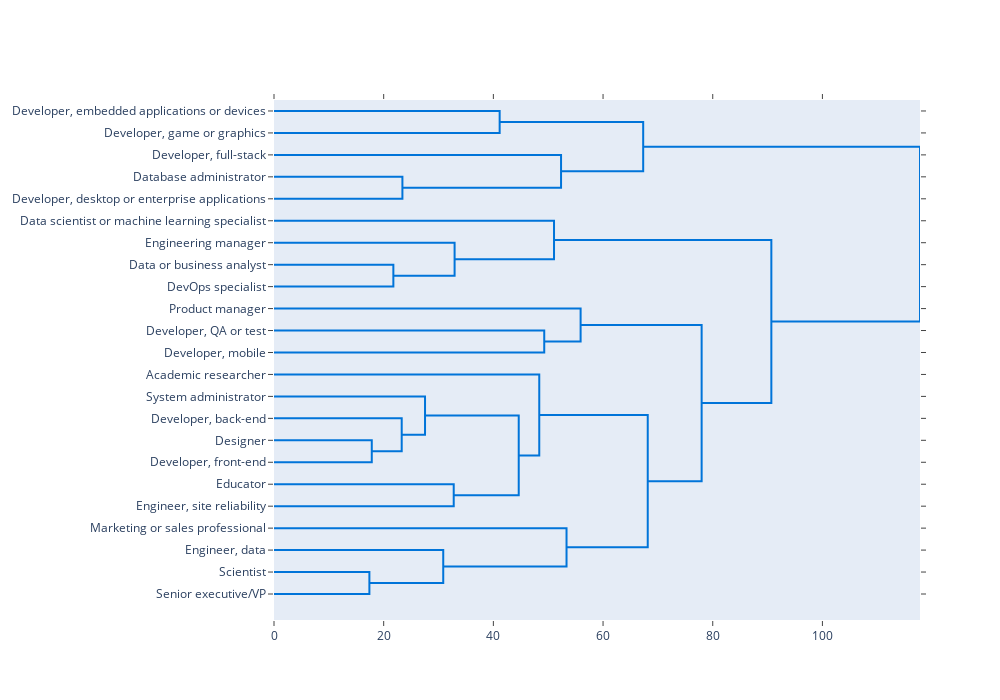

Write notebook code for a chart like this one.
### Code cell
import plotly.figure_factory as ff
fig = ff.create_dendrogram(skills, labels=roles, orientation='left', color_threshold=0)
fig.update_layout(height=700, width=1000, showlegend=False)
fig.show()

### Figure 1 — Plotly figure (JSON) as saved in the notebook; plotly's stock layout.template omitted (floating-point values rounded to 4 significant figures)
{"data": [{"hoverinfo": "text", "marker": {"color": "rgb(0,116,217)"}, "mode": "lines", "type": "scatter", "x": [0, 41.14, 41.14, 0], "xaxis": "x", "y": [-5, -5, -15, -15], "yaxis": "y"}, {"hoverinfo": "text", "marker": {"color": "rgb(0,116,217)"}, "mode": "lines", "type": "scatter", "x": [0, 23.42, 23.42, 0], "xaxis": "x", "y": [-35, -35, -45, -45], "yaxis": "y"}, {"hoverinfo": "text", "marker": {"color": "rgb(0,116,217)"}, "mode": "lines", "type": "scatter", "x": [0, 52.34, 52.34, 23.42], "xaxis": "x", "y": [-25, -25, -40, -40], "yaxis": "y"}, {"hoverinfo": "text", "marker": {"color": "rgb(0,116,217)"}, "mode": "lines", "type": "scatter", "x": [41.14, 67.32, 67.32, 52.34], "xaxis": "x", "y": [-10, -10, -32.5, -32.5], "yaxis": "y"}, {"hoverinfo": "text", "marker": {"color": "rgb(0,116,217)"}, "mode": "lines", "type": "scatter", "x": [0, 21.76, 21.76, 0], "xaxis": "x", "y": [-75, -75, -85, -85], "yaxis": "y"}, {"hoverinfo": "text", "marker": {"color": "rgb(0,116,217)"}, "mode": "lines", "type": "scatter", "x": [0, 32.93, 32.93, 21.76], "xaxis": "x", "y": [-65, -65, -80, -80], "yaxis": "y"}, {"hoverinfo": "text", "marker": {"color": "rgb(0,116,217)"}, "mode": "lines", "type": "scatter", "x": [0, 51.06, 51.06, 32.93], "xaxis": "x", "y": [-55, -55, -72.5, -72.5], "yaxis": "y"}, {"hoverinfo": "text", "marker": {"color": "rgb(0,116,217)"}, "mode": "lines", "type": "scatter", "x": [0, 49.28, 49.28, 0], "xaxis": "x", "y": [-105, -105, -115, -115], "yaxis": "y"}, {"hoverinfo": "text", "marker": {"color": "rgb(0,116,217)"}, "mode": "lines", "type": "scatter", "x": [0, 55.91, 55.91, 49.28], "xaxis": "x", "y": [-95, -95, -110, -110], "yaxis": "y"}, {"hoverinfo": "text", "marker": {"color": "rgb(0,116,217)"}, "mode": "lines", "type": "scatter", "x": [0, 17.83, 17.83, 0], "xaxis": "x", "y": [-155, -155, -165, -165], "yaxis": "y"}, {"hoverinfo": "text", "marker": {"color": "rgb(0,116,217)"}, "mode": "lines", "type": "scatter", "x": [0, 23.29, 23.29, 17.83], "xaxis": "x", "y": [-145, -145, -160, -160], "yaxis": "y"}, {"hoverinfo": "text", "marker": {"color": "rgb(0,116,217)"}, "mode": "lines", "type": "scatter", "x": [0, 27.54, 27.54, 23.29], "xaxis": "x", "y": [-135, -135, -152.5, -152.5], "yaxis": "y"}, {"hoverinfo": "text", "marker": {"color": "rgb(0,116,217)"}, "mode": "lines", "type": "scatter", "x": [0, 32.77, 32.77, 0], "xaxis": "x", "y": [-175, -175, -185, -185], "yaxis": "y"}, {"hoverinfo": "text", "marker": {"color": "rgb(0,116,217)"}, "mode": "lines", "type": "scatter", "x": [27.54, 44.62, 44.62, 32.77], "xaxis": "x", "y": [-143.8, -143.8, -180, -180], "yaxis": "y"}, {"hoverinfo": "text", "marker": {"color": "rgb(0,116,217)"}, "mode": "lines", "type": "scatter", "x": [0, 48.37, 48.37, 44.62], "xaxis": "x", "y": [-125, -125, -161.9, -161.9], "yaxis": "y"}, {"hoverinfo": "text", "marker": {"color": "rgb(0,116,217)"}, "mode": "lines", "type": "scatter", "x": [0, 17.39, 17.39, 0], "xaxis": "x", "y": [-215, -215, -225, -225], "yaxis": "y"}, {"hoverinfo": "text", "marker": {"color": "rgb(0,116,217)"}, "mode": "lines", "type": "scatter", "x": [0, 30.86, 30.86, 17.39], "xaxis": "x", "y": [-205, -205, -220, -220], "yaxis": "y"}, {"hoverinfo": "text", "marker": {"color": "rgb(0,116,217)"}, "mode": "lines", "type": "scatter", "x": [0, 53.34, 53.34, 30.86], "xaxis": "x", "y": [-195, -195, -212.5, -212.5], "yaxis": "y"}, {"hoverinfo": "text", "marker": {"color": "rgb(0,116,217)"}, "mode": "lines", "type": "scatter", "x": [48.37, 68.15, 68.15, 53.34], "xaxis": "x", "y": [-143.4, -143.4, -203.8, -203.8], "yaxis": "y"}, {"hoverinfo": "text", "marker": {"color": "rgb(0,116,217)"}, "mode": "lines", "type": "scatter", "x": [55.91, 77.98, 77.98, 68.15], "xaxis": "x", "y": [-102.5, -102.5, -173.6, -173.6], "yaxis": "y"}, {"hoverinfo": "text", "marker": {"color": "rgb(0,116,217)"}, "mode": "lines", "type": "scatter", "x": [51.06, 90.69, 90.69, 77.98], "xaxis": "x", "y": [-63.75, -63.75, -138.0, -138.0], "yaxis": "y"}, {"hoverinfo": "text", "marker": {"color": "rgb(0,116,217)"}, "mode": "lines", "type": "scatter", "x": [67.32, 117.8, 117.8, 90.69], "xaxis": "x", "y": [-21.25, -21.25, -100.9, -100.9], "yaxis": "y"}], "layout": {"autosize": false, "height": 700, "hovermode": "closest", "showlegend": false, "width": 1000, "xaxis": {"mirror": "allticks", "rangemode": "tozero", "showgrid": false, "showline": true, "showticklabels": true, "ticks": "outside", "type": "linear", "zeroline": false}, "yaxis": {"mirror": "allticks", "rangemode": "tozero", "showgrid": false, "showline": true, "showticklabels": true, "tickmode": "array", "ticks": "outside", "ticktext": ["Developer, embedded applications or devices", "Developer, game or graphics", "Developer, full-stack", "Database administrator", "Developer, desktop or enterprise applications", "Data scientist or machine learning specialist", "Engineering manager", "Data or business analyst", "DevOps specialist", "Product manager", "Developer, QA or test", "Developer, mobile", "Academic researcher", "System administrator", "Developer, back-end", "Designer", "Developer, front-end", "Educator", "Engineer, site reliability", "Marketing or sales professional", "Engineer, data", "Scientist", "Senior executive/VP"], "tickvals": [-5, -15, -25, -35, -45, -55, -65, -75, -85, -95, -105, -115, -125, -135, -145, -155, -165, -175, -185, -195, -205, -215, -225], "type": "linear", "zeroline": false}}}
